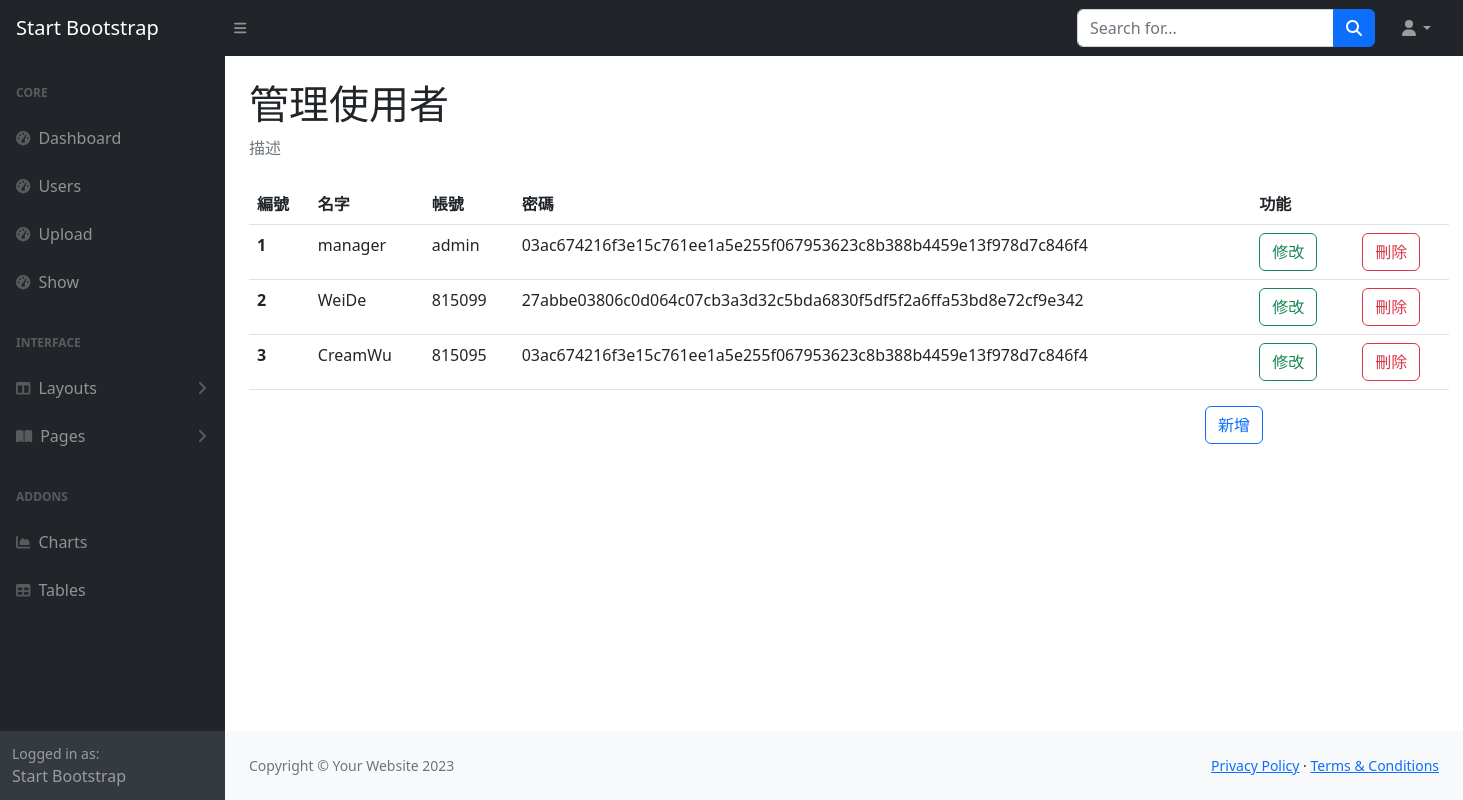
Screenshot of /users with the database file from the repository.
### tables this page shows
CREATE TABLE Users (id INTEGER PRIMARY KEY AUTOINCREMENT, name nvarchar (20), account nvarchar (40), password nvarchar (40));

### app.py (the view)
@app.route("/users")
def users():
    with get_db() as cur:
        cur.row_factory = sql.Row
        cur = cur.cursor()
        cur.execute('select * from Users')
        data = cur.fetchall()
        cur.close()
    return render_template("users.html",data = data)

### app.py (called while the page is built)
def get_db():
    db = getattr(g, '_database', None)
    if db is None:
        db = g._database = sql.connect(DATABASE)
    return db

@app.teardown_appcontext
def close_connection(exception):
    db = getattr(g, '_database', None)
    if db is not None:
        db.close()

### templates/users.html (shortened to what this page needs)
{% extends 'layout/back.html' %}
{% block main%}
<h1 class="mt-4">管理使用者</h1>
<ol class="breadcrumb mb-4">
  <li class="breadcrumb-item active">描述</li>
</ol>
<table class="table" , style="width: 1200px;">
  <thead>
    <tr>
      <th scope="col">編號</th>
      <th scope="col">名字</th>
      <th scope="col">帳號</th>
      <th scope="col">密碼</th>
      <th scope="col">功能</th>
    </tr>
  </thead>
  <tbody>
    {% for i in range(data|length) %}
    <tr>
      <th scope="row">{{ i+1 }}</th>
      <td>{{ data[i].name }}</td>
      <td>{{ data[i].account }}</td>
      <td>{{ data[i].password }}</td>
      <td>
        <div class="row">
          <div class="col">
            <a type="button" class="btn btn-outline-success" href="/edit/{{ data[i].id }}">修改</a>
          </div>
          <div class="col">
            <form action="/deleteuser/{{ data[i].id }}" method="post">
              <button class="btn btn-outline-danger"
                onclick="if(confirm('您確定要刪除嗎？')) return true;else return false">刪除</button>
            </form>
          </div>
        </div>
      </td>
    </tr>
    {% endfor %}
  </tbody>
</table>
<button type="button" class="btn btn-outline-primary" data-bs-toggle="modal" data-bs-target="#create"
  style="right: 200px; position: absolute;">
  新增
</button>
{% block modal %}
</div>
{% endblock modal %}
{% endblock main%}

### templates/layout/back.html (shortened to what this page needs)
<!DOCTYPE html>
<html lang="en">
    <head>
        <link href="https://cdn.jsdelivr.net/npm/bootstrap@5.3.0-alpha1/dist/css/bootstrap.min.css" rel="stylesheet"
>
        <link href="/static/css/styles.css" rel="stylesheet" />
    </head>
    <body class="sb-nav-fixed">
        <nav class="sb-topnav navbar navbar-expand navbar-dark bg-dark">
            <a class="navbar-brand ps-3" href="index.html">Start Bootstrap</a>
            <button class="btn btn-link btn-sm order-1 order-lg-0 me-4 me-lg-0" id="sidebarToggle" href="#!"><i class="fas fa-bars"></i></button>
            <form class="d-none d-md-inline-block form-inline ms-auto me-0 me-md-3 my-2 my-md-0">
                <div class="input-group">
                    <input class="form-control" type="text" placeholder="Search for..." aria-label="Search for..." aria-describedby="btnNavbarSearch" />
                    <button class="btn btn-primary" id="btnNavbarSearch" type="button"><i class="fas fa-search"></i></button>
                </div>
            </form>
            <ul class="navbar-nav ms-auto ms-md-0 me-3 me-lg-4">
                <li class="nav-item dropdown">
                    <a class="nav-link dropdown-toggle" id="navbarDropdown" href="#" role="button" data-bs-toggle="dropdown" aria-expanded="false"><i class="fas fa-user fa-fw"></i></a>
                </li>
            </ul>
        </nav>
        <div id="layoutSidenav">
            <div id="layoutSidenav_nav">
                <nav class="sb-sidenav accordion sb-sidenav-dark" id="sidenavAccordion">
                    <div class="sb-sidenav-menu">
                        <div class="nav">
                            <div class="sb-sidenav-menu-heading">Core</div>
                            <a class="nav-link" href="/login">
                                <div class="sb-nav-link-icon"><i class="fas fa-tachometer-alt"></i></div>
                                Dashboard
                            </a>
                            <a class="nav-link" href="/users">
                                <div class="sb-nav-link-icon"><i class="fas fa-tachometer-alt"></i></div>
                                Users
                            </a>
                            <a class="nav-link" href="/upload">
                                <div class="sb-nav-link-icon"><i class="fas fa-tachometer-alt"></i></div>
                                Upload
                            </a>
                            <a class="nav-link" href="/show">
                                <div class="sb-nav-link-icon"><i class="fas fa-tachometer-alt"></i></div>
                                Show
                            </a>
                            <div class="sb-sidenav-menu-heading">Interface</div>
                            <a class="nav-link collapsed" href="#" data-bs-toggle="collapse" data-bs-target="#collapseLayouts" aria-expanded="false" aria-controls="collapseLayouts">
                                <div class="sb-nav-link-icon"><i class="fas fa-columns"></i></div>
                                Layouts
                                <div class="sb-sidenav-collapse-arrow"><i class="fas fa-angle-down"></i></div>
                            </a>
                            <a class="nav-link collapsed" href="#" data-bs-toggle="collapse" data-bs-target="#collapsePages" aria-expanded="false" aria-controls="collapsePages">
                                <div class="sb-nav-link-icon"><i class="fas fa-book-open"></i></div>
                                Pages
                                <div class="sb-sidenav-collapse-arrow"><i class="fas fa-angle-down"></i></div>
                            </a>
                            <div class="sb-sidenav-menu-heading">Addons</div>
                            <a class="nav-link" href="charts.html">
                                <div class="sb-nav-link-icon"><i class="fas fa-chart-area"></i></div>
                                Charts
                            </a>
                            <a class="nav-link" href="tables.html">
                                <div class="sb-nav-link-icon"><i class="fas fa-table"></i></div>
                                Tables
                            </a>
                        </div>
                    </div>
                    <div class="sb-sidenav-footer">
                        <div class="small">Logged in as:</div>
                        Start Bootstrap
                    </div>
                </nav>
            </div>
            <div id="layoutSidenav_content">
                <main>
                    <div class="container-fluid px-4">
                        {% block main %}
                        {% endblock main %}
                </main>
                <footer class="py-4 bg-light mt-auto">
                    <div class="container-fluid px-4">
                        <div class="d-flex align-items-center justify-content-between small">
                            <div class="text-muted">Copyright &copy; Your Website 2023</div>
                            <div>
                                <a href="#">Privacy Policy</a>
                                &middot;
                                <a href="#">Terms &amp; Conditions</a>
                            </div>
                        </div>
                    </div>
                </footer>
            </div>
        </div>
    </body>
</html>

### rows the page displays
Users: name "manager", account "admin", password "03ac674216f3e15c761ee1a5e255f067953623c8b388b4459e13f978d7c846f4"
Users: name "WeiDe", account "815099", password "27abbe03806c0d064c07cb3a3d32c5bda6830f5df5f2a6ffa53bd8e72cf9e342"
Users: name "CreamWu", account "815095", password "03ac674216f3e15c761ee1a5e255f067953623c8b388b4459e13f978d7c846f4"

### other values shown
{{ i+1 }} "1" "2" "3"
